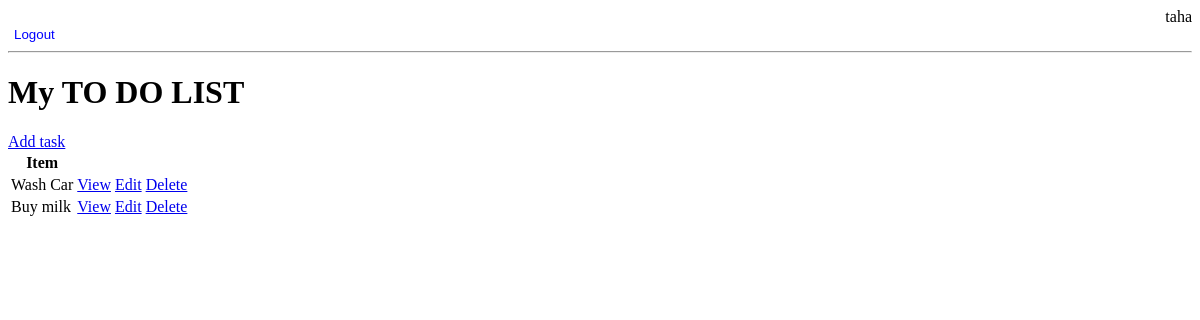
Page / (signed in) on the earlier database version.
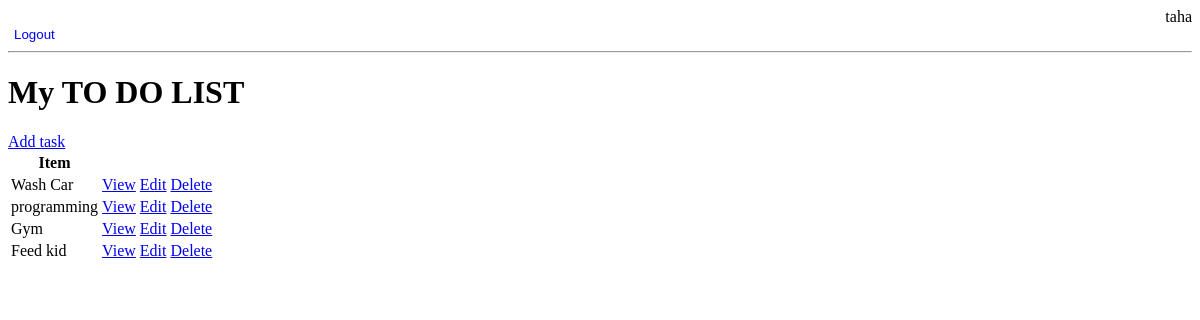
Same page on the later database version.
### base/models.py (models this page shows, shortened)
class Task(models.Model):
    user = models.ForeignKey(User, on_delete=models.CASCADE, null=True, blank=True) # We have to use 1 to many relationshop we build our User model within django librarly
    title = models.CharField(max_length=200)
    description = models.TextField(null=True, blank=True)
    complete = models.BooleanField(default=False)
    cerate = models.DateTimeField(auto_now_add=True)
    class Meta:
        ordering = ['complete']

### base/views.py (the view)
# urls.py: path('', TaskList.as_view(), name='tasks'),
class TaskList(LoginRequiredMixin, ListView):
    model = Task
    context_object_name = 'tasks'
    def get_context_data(self, **kwargs):
        context =  super().get_context_data(**kwargs)
        context['tasks'] = context['tasks'].filter(user=self.request.user)
        context['count'] = context['tasks'].filter(complete=False).count()
        return context

### base/templates/base/task_list.html (shortened to what this page needs)
{% if request.user.is_authenticated %}
<div style="text-align: right;">
    {{ request.user }}
</div>
<form action="{% url 'logout' %}" method="post" style="display:inline;">
    <button type="submit" style="background:none; border:none; color:blue; cursor:pointer;">
        Logout
    </button>
</form>
{% else %}
<a href="{% url 'login' %}">Login</a>
{% endif %}
<hr>
<h1>My TO DO LIST</h1>
<a href="{% url 'task-create' %}">Add task</a>
<table>
    <tr>
        <th>Item </th>
        <th></th>
    </tr>
    {%for task in tasks %}
    <tr>
        <td>{{task.title }}</td>
        <td><a href="{% url 'task' task.id %}">View</a></td>
        <td><a href="{% url 'task-update' task.id %}">Edit</a></td>
        <td><a href="{% url 'task-delete' task.id %}">Delete</a></td>
    </tr>
        {%empty%}
            <h3>No Items in list</h3>
    {% endfor %}
</table>

Differences in the rows shown:
removed Task: title "Buy milk"
added Task: title "programming"
added Task: title "Gym"
added Task: title "Feed kid"
